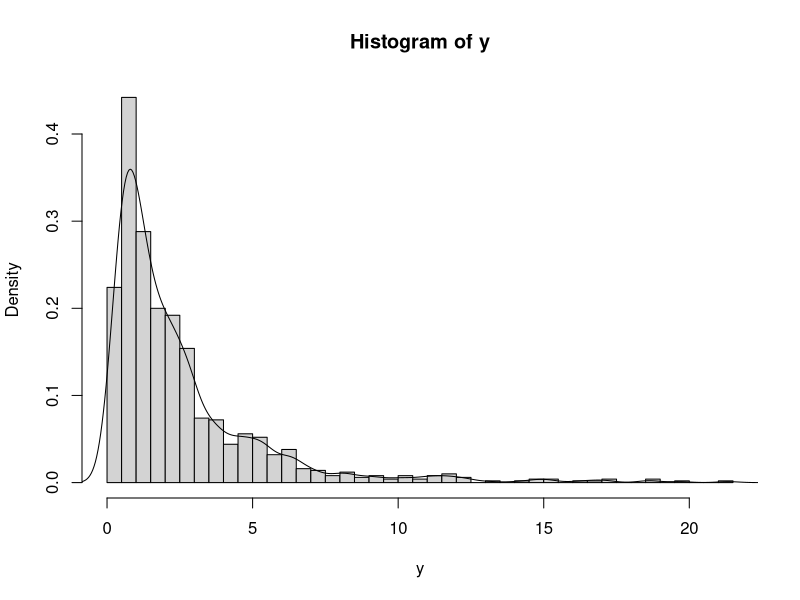
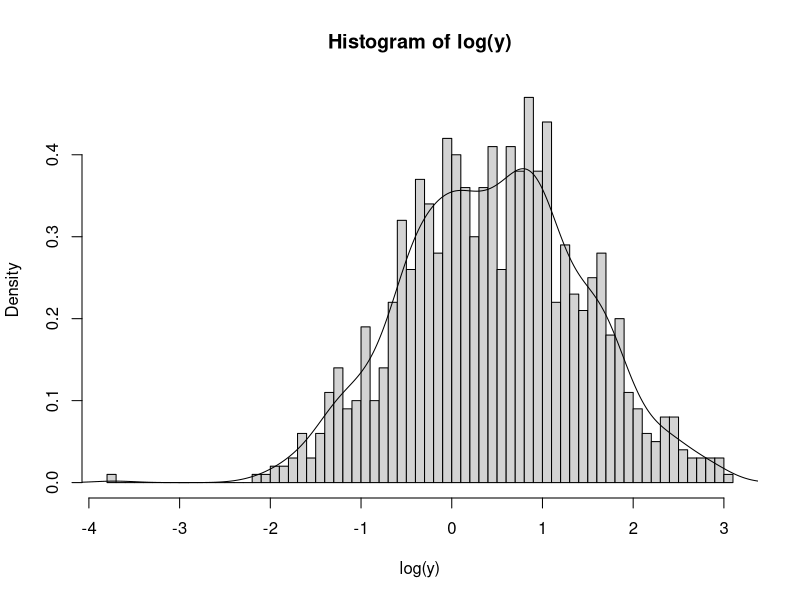

These charts were generated, in order, by the following R code:
#CHAPTER 14 -- Log-normal distribution

ci <- function(m,v) {
A <- m-1.960*sqrt(v)
B <- m+1.960*sqrt(v)
round(cbind(A,B),5)
}

#example (Figure 1.0) --  P(Y>4.48) = P(X>1.5)
1-plnorm(4.48169,1,sqrt(0.7))
1-plnorm(exp(1.5),1,sqrt(0.7))
1-pnorm(1.5,1,sqrt(0.7))

y <- rlnorm(10^3,0.5,1.0)
hist(y,50,freq=FALSE)
lines(density(y))
hist(log(y),50,freq=FALSE)
lines(density(log(y)))

#simulated lognorm data
y <- c(2.69,1.11,2.75,1.11,8.49,3.07,2.02,5.00,1.34,
1.13,1.22,1.74,0.25,1.59,16.63,4.36,4.33,0.96,3.23,
2.72,0.22,2.07,0.75,5.89,6.94,2.53,0.29,1.61,0.37,0.96)

#more simulated lognormal data -- mean = 0.5 and variance = 1
#n <- 10000
#y <- rlnorm(n,0.5,1)

x <- log(y)
n <- length(x)
m <- mean(x)
v <- var(x)
ci(m,v/n)
exp(ci(m,v/n))

#percentiles
c <- seq(0.2,0.9,0.1)
round(cbind(c,exp(m+qnorm(c)*sqrt(v))),3)

#mean variance | mean, variance, median and mode
round(cbind(m,v,exp(m+0.5*v),
exp(2*m+v)*(exp(v)-1),
exp(m),
exp(m-sqrt(v))),3)
